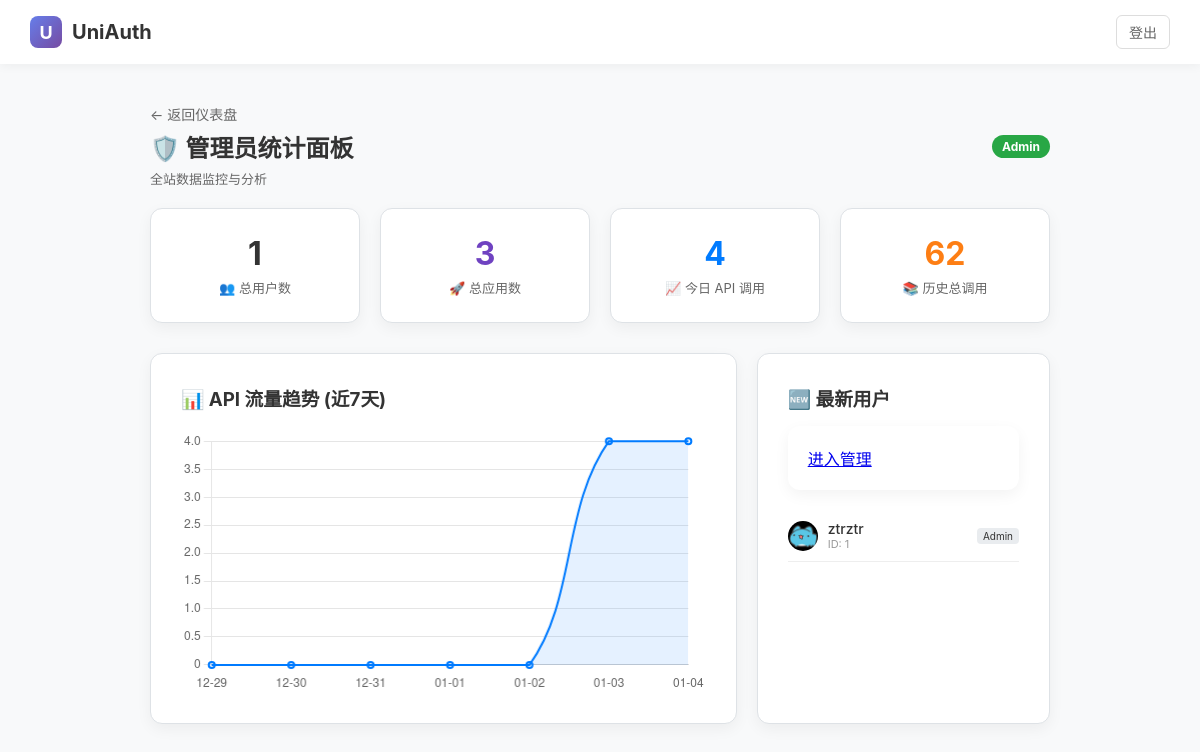
The page /admin/stats (signed in) on the database its author committed.
### app.py (models this page shows)
class User(db.Model):
    __tablename__ = 'users'
    id = db.Column(db.Integer, primary_key=True)
    username = db.Column(db.String(80), unique=True, nullable=False)
    password_hash = db.Column(db.String(200), nullable=False)
    avatar = db.Column(db.String(200), default="https://api.dicebear.com/7.x/avataaars/svg?seed=Felix")
    email = db.Column(db.String(120), unique=True, nullable=False)
    is_admin = db.Column(db.Boolean, default=False)
    created_at = db.Column(db.DateTime, default=datetime.datetime.utcnow)
    phone = db.Column(db.String(20), nullable=True)
    bio = db.Column(db.String(500), nullable=True) # 简介
    birthday = db.Column(db.Date, nullable=True)   # 生日
    apps = db.relationship('OAuthApp', backref='owner', lazy=True)

### app.py (the view)
@app.route('/admin/stats')
@admin_required
def admin_stats():
    user = get_current_user()
    total_users = User.query.count()
    total_apps = OAuthApp.query.count()
    total_calls = UsageLog.query.count()
    now = time.time()
    today_start = now - 86400
    today_calls = UsageLog.query.filter(UsageLog.timestamp >= today_start).count()
    recent_users = User.query.order_by(User.id.desc()).limit(5).all()
    chart_labels = []
    chart_data = []
    for i in range(6, -1, -1):
        day_end = now - (i * 86400)
        day_start = day_end - 86400
        date_str = datetime.datetime.fromtimestamp(day_end).strftime('%m-%d')
        chart_labels.append(date_str)
        cnt = UsageLog.query.filter(UsageLog.timestamp >= day_start, UsageLog.timestamp < day_end).count()
        chart_data.append(cnt)
    return render_template('admin_stats.html', user=user, total_users=total_users, total_apps=total_apps, total_calls=total_calls, today_calls=today_calls, recent_users=recent_users, chart_labels=chart_labels, chart_data=chart_data)

### app.py (called while the page is built)
def admin_required(f):
    @wraps(f)
    def decorated_function(*args, **kwargs):
        if 'user_id' not in session: return redirect(url_for('login', redirect_uri=request.url))
        user = db.session.get(User, session['user_id'])
        if not user or not user.is_admin:
            flash('🚫 访问拒绝：需要管理员权限', 'error')
            return redirect(url_for('dashboard'))
        return f(*args, **kwargs)
    return decorated_function

def get_current_user():
    if 'user_id' in session: return db.session.get(User, session['user_id'])
    return None

### templates/admin_stats.html (shortened to what this page needs)
{% extends "base.html" %}
{% block content %}
<div class="header-row">
    <div>
        <a href="/dashboard" style="text-decoration: none; color: #666; font-size: 14px;">← 返回仪表盘</a>
        <h2 style="margin: 5px 0;">🛡️ 管理员统计面板</h2>
        <p style="margin:0; color:#666; font-size:13px;">全站数据监控与分析</p>
    </div>
    <div style="display:flex; align-items:center; gap:10px;">
        <span style="background: #28a745; color: white; padding: 4px 10px; border-radius: 20px; font-size: 12px; font-weight: bold;">Admin</span>
    </div>
</div>
<div style="display: grid; grid-template-columns: repeat(4, 1fr); gap: 20px; margin-bottom: 30px;">
    <div class="card" style="margin:0; padding: 25px; text-align: center;">
        <div style="font-size: 32px; font-weight: bold; color: #333;">{{ total_users }}</div>
        <div style="color: #666; font-size: 13px; margin-top: 5px;">👥 总用户数</div>
    </div>
    <div class="card" style="margin:0; padding: 25px; text-align: center;">
        <div style="font-size: 32px; font-weight: bold; color: #6f42c1;">{{ total_apps }}</div>
        <div style="color: #666; font-size: 13px; margin-top: 5px;">🚀 总应用数</div>
    </div>
    <div class="card" style="margin:0; padding: 25px; text-align: center;">
        <div style="font-size: 32px; font-weight: bold; color: #007bff;">{{ today_calls }}</div>
        <div style="color: #666; font-size: 13px; margin-top: 5px;">📈 今日 API 调用</div>
    </div>
    <div class="card" style="margin:0; padding: 25px; text-align: center;">
        <div style="font-size: 32px; font-weight: bold; color: #fd7e14;">{{ total_calls }}</div>
        <div style="color: #666; font-size: 13px; margin-top: 5px;">📚 历史总调用</div>
    </div>
</div>
<div style="display: grid; grid-template-columns: 2fr 1fr; gap: 20px;">
    <div class="card" style="margin:0; min-height: 300px;">
        <h3 style="margin-top:0; margin-bottom: 20px;">📊 API 流量趋势 (近7天)</h3>
        <canvas id="trafficChart"></canvas>
    </div>
    <div class="card" style="margin:0;">
        <h3 style="margin-top:0; margin-bottom: 15px;">🆕 最新用户</h3>
<div class="card" style="margin: 0; padding: 20px;display: flex; justify-content: space-between; align-items: center; border: none; margin-bottom: 20px;">
    <a href="/admin/invites" class="p-btn">
        进入管理
    </a>
</div>
        <ul style="list-style: none; padding: 0; margin: 0;">
            {% for u in recent_users %}
            <li style="display: flex; align-items: center; gap: 10px; padding: 10px 0; border-bottom: 1px solid #eee;">
                <img src="{{ u.avatar }}" style="width: 30px; height: 30px; border-radius: 50%;">
                <div style="flex: 1; overflow: hidden;">
                    <div style="font-weight: 500; font-size: 14px;">{{ u.username }}</div>
                    <div style="font-size: 11px; color: #999;">ID: {{ u.id }}</div>
                </div>
                {% if u.is_admin %}
                <span style="font-size: 10px; background: #e9ecef; color: #333; padding: 2px 6px; border-radius: 4px;">Admin</span>
                {% endif %}
            </li>
            {% endfor %}
        </ul>
    </div>
</div>
<script>
    // 初始化图表
    const ctx = document.getElementById('trafficChart').getContext('2d');
    new Chart(ctx, {
        type: 'line',
        data: {
            labels: {{ chart_labels | tojson }},
            datasets: [{
                label: 'API 调用次数',
                data: {{ chart_data | tojson }},
                borderColor: '#007bff',
                backgroundColor: 'rgba(0, 123, 255, 0.1)',
                borderWidth: 2,
                fill: true,
                tension: 0.4
            }]
        },
        options: {
            responsive: true,
            plugins: {
                legend: { display: false }
            },
            scales: {
                y: { beginAtZero: true, grid: { borderDash: [5, 5] } },
                x: { grid: { display: false } }
            }
        }
    });
</script>
{% endblock %}

### templates/base.html (style rules this page uses)
:root { --primary: #007bff; --primary-hover: #0069d9; --gradient-1: linear-gradient(135deg, #667eea 0%, #764ba2 100%); --danger: #dc3545; --bg: #f8f9fa; --card-bg: #ffffff; --border: #dee2e6; --text-main: #2c3e50; }
body { font-family: -apple-system, "Segoe UI", Roboto, "Helvetica Neue", Arial, sans-serif; margin: 0; padding: 0; background-color: var(--bg); color: #333; min-height: 100vh; display: flex; flex-direction: column; }
.card { background: var(--card-bg); padding: 30px; border-radius: 12px; box-shadow: 0 5px 15px rgba(0,0,0,0.05); margin-bottom: 20px; border: 1px solid var(--border); }
.header-row { display: flex; justify-content: space-between; align-items: center; margin-bottom: 20px; }

### rows shown on the page
User: avatar (picture), username "ztrztr", id "1", is_admin "Admin"

### other values the page prints
{{ total_users }} "1"
{{ total_apps }} "3"
{{ today_calls }} "4"
{{ total_calls }} "62"
chart data {{ chart_labels | tojson }} ["12-29", "12-30", "12-31", "01-01", "01-02", "01-03", "01-04"]
chart data {{ chart_data | tojson }} [0, 0, 0, 0, 0, 4, 4]
